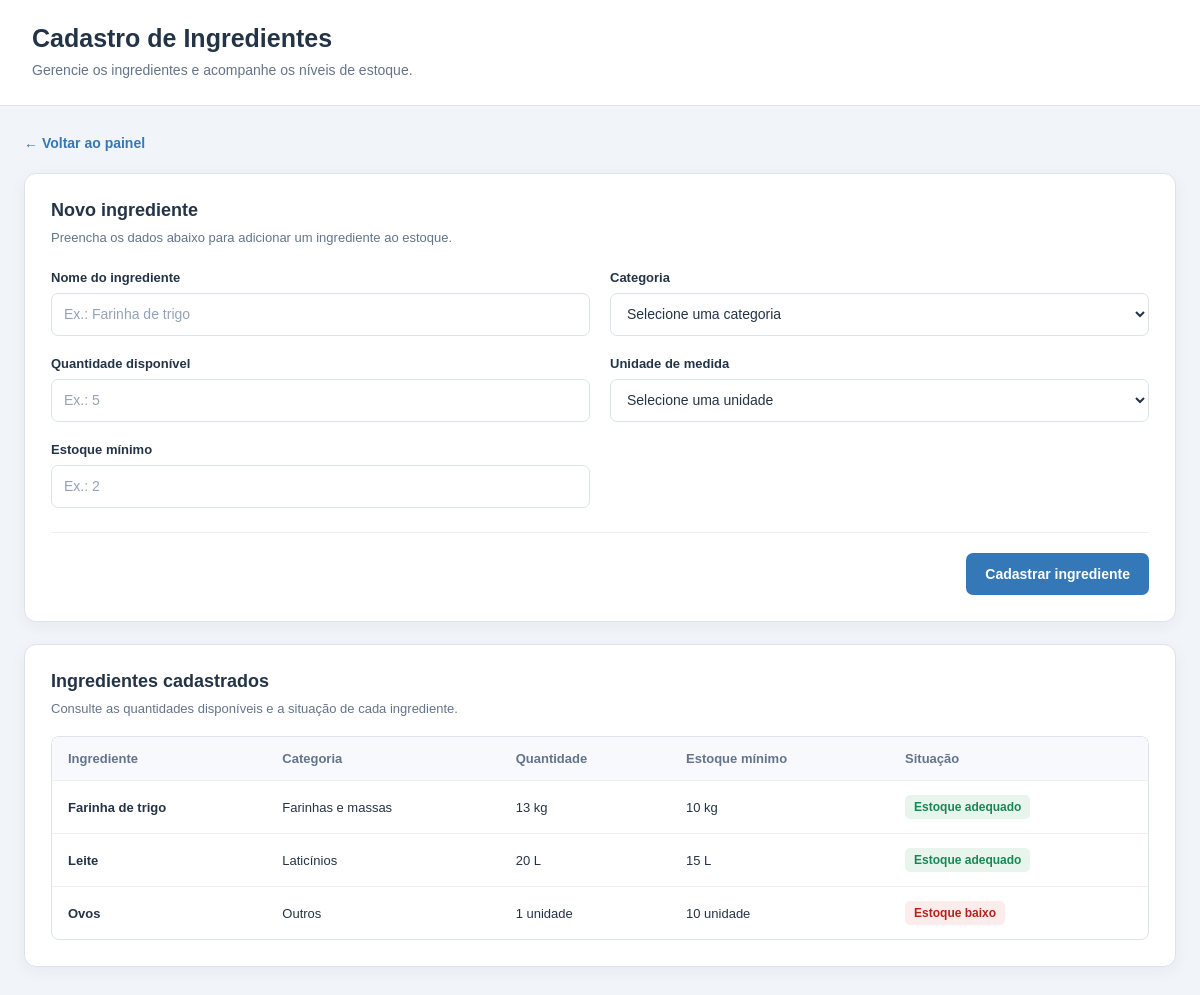
Screenshot of /ingredientes with the database file from the repository.
### tables this page shows
CREATE TABLE ingredientes (
                id INTEGER PRIMARY KEY AUTOINCREMENT,
                nome TEXT NOT NULL,
                categoria TEXT NOT NULL,
                quantidade REAL NOT NULL,
                unidade TEXT NOT NULL,
                minimo REAL NOT NULL
            );

### app.py (the view, shortened to what this page needs)
@app.route("/ingredientes", methods=["GET", "POST"])
def ingredientes():
    mensagem = ""
    with conectar_banco() as conexao:
        lista_ingredientes = conexao.execute(
            "SELECT * FROM ingredientes ORDER BY nome"
        ).fetchall()
    return render_template(
        "ingredientes.html",
        ingredientes=lista_ingredientes,
        mensagem=mensagem
    )

### app.py (called while the page is built)
def conectar_banco():
    conexao = sqlite3.connect(CAMINHO_BANCO)
    conexao.row_factory = sqlite3.Row
    conexao.execute("PRAGMA foreign_keys = ON")
    return conexao

### templates/ingredientes.html (shortened to what this page needs)
<!DOCTYPE html>
<html lang="pt-br">
<head>
</head>
<body>
    <header>
        <div class="cabecalho-conteudo">
            <h1>Cadastro de Ingredientes</h1>
            <p>Gerencie os ingredientes e acompanhe os níveis de estoque.</p>
        </div>
    </header>
    <main>
        <a class="voltar" href="/">← Voltar ao painel</a>
        <section class="secao">
            <div class="secao-cabecalho">
                <h2>Novo ingrediente</h2>
                <p class="descricao">
                    Preencha os dados abaixo para adicionar um ingrediente ao estoque.
                </p>
            </div>
            <form action="/ingredientes" method="POST" id="formIngrediente">
                <div class="campos">
                    <div class="campo">
                        <label for="nome">Nome do ingrediente</label>
                        <input
                            type="text"
                            id="nome"
                            name="nome"
                            placeholder="Ex.: Farinha de trigo"
                            maxlength="100"
                            required
                        >
                    </div>
                    <div class="campo">
                        <label for="categoria">Categoria</label>
                        <select id="categoria" name="categoria" required>
                            <option value="">Selecione uma categoria</option>
                        </select>
                    </div>
                    <div class="campo">
                        <label for="quantidade">Quantidade disponível</label>
                        <input
                            type="number"
                            id="quantidade"
                            name="quantidade"
                            min="0"
                            step="any"
                            placeholder="Ex.: 5"
                            required
                        >
                    </div>
                    <div class="campo">
                        <label for="unidade">Unidade de medida</label>
                        <select id="unidade" name="unidade" required>
                            <option value="">Selecione uma unidade</option>
                        </select>
                    </div>
                    <div class="campo">
                        <label for="minimo">Estoque mínimo</label>
                        <input
                            type="number"
                            id="minimo"
                            name="minimo"
                            min="0"
                            step="any"
                            placeholder="Ex.: 2"
                            required
                        >
                    </div>
                </div>
                <div class="acoes-formulario">
                    <button type="submit">Cadastrar ingrediente</button>
                </div>
            </form>
        </section>
        <section class="secao">
            <div class="lista-cabecalho">
                <div class="secao-cabecalho">
                    <h2>Ingredientes cadastrados</h2>
                    <p class="descricao">
                        Consulte as quantidades disponíveis e a situação de cada ingrediente.
                    </p>
                </div>
            </div>
            {% if ingredientes %}
            <div class="tabela-container">
                <table class="tabela">
                    <thead>
                        <tr>
                            <th>Ingrediente</th>
                            <th>Categoria</th>
                            <th>Quantidade</th>
                            <th>Estoque mínimo</th>
                            <th>Situação</th>
                        </tr>
                    </thead>
                    <tbody>
                        {% for ingrediente in ingredientes %}
                        <tr>
                            <td class="nome-ingrediente">
                                {{ ingrediente.nome }}
                            </td>
                            <td>{{ ingrediente.categoria }}</td>
                            <td>
                                {{ "%g"|format(ingrediente.quantidade) }}
                                {{ ingrediente.unidade }}
                            </td>
                            <td>
                                {{ "%g"|format(ingrediente.minimo) }}
                                {{ ingrediente.unidade }}
                            </td>
                            <td>
                                {% if ingrediente.quantidade <= ingrediente.minimo %}
                                <span class="situacao alerta">Estoque baixo</span>
                                {% else %}
                                <span class="situacao adequado">Estoque adequado</span>
                                {% endif %}
                            </td>
                        </tr>
                        {% endfor %}
                    </tbody>
                </table>
            </div>
            {% else %}
            <div class="vazio">
                Nenhum ingrediente cadastrado ainda.
                <br>
                Utilize o formulário acima para adicionar o primeiro ingrediente.
            </div>
            {% endif %}
        </section>
    </main>
</body>
</html>

### templates/ingredientes.html (style rules this page uses)
* { box-sizing: border-box; }
:root { --azul: #3478B8; --azul-hover: #28669F; --azul-escuro: #243447; --fundo: #F1F4F8; --branco: #FFFFFF; --texto: #243447; --texto-suave: #64748B; --borda: #DCE3EB; --verde: #198754; --verde-claro: #E7F5EC; --vermelho: #B42318; --vermelho-claro: #FDECEC; --sombra: 0 4px 16px rgba(36, 52, 71, 0.05); }
body { margin: 0; font-family: Arial, sans-serif; background: var(--fundo); color: var(--texto); }
header { background: var(--branco); border-bottom: 1px solid var(--borda); padding: 24px 32px; }
.cabecalho-conteudo { max-width: 1200px; margin: 0 auto; }
header h1 { margin: 0 0 7px; font-size: 25px; font-weight: 700; color: var(--azul-escuro); }
header p { margin: 0; color: var(--texto-suave); font-size: 14px; line-height: 1.5; }
main { max-width: 1200px; margin: 28px auto; padding: 0 24px; }
.voltar { display: inline-flex; align-items: center; margin-bottom: 22px; color: var(--azul); text-decoration: none; font-size: 14px; font-weight: 600; }
.secao { background: var(--branco); padding: 26px; border: 1px solid var(--borda); border-radius: 12px; margin-bottom: 22px; box-shadow: var(--sombra); }
.secao-cabecalho { margin-bottom: 22px; }
.secao h2 { margin: 0 0 7px; color: var(--azul-escuro); font-size: 18px; }
.descricao { margin: 0; color: var(--texto-suave); font-size: 13px; line-height: 1.5; }
.campos { display: grid; grid-template-columns: repeat(2, minmax(0, 1fr)); gap: 20px; }
.campo { min-width: 0; }
label { display: block; margin-bottom: 8px; color: var(--texto); font-size: 13px; font-weight: 600; }
input, select { display: block; width: 100%; min-height: 43px; padding: 11px 12px; border: 1px solid var(--borda); border-radius: 7px; font-family: inherit; font-size: 14px; color: var(--texto); background: var(--branco); transition: border-color 0.2s, box-shadow 0.2s; }
input::placeholder { color: #94A3B8; }
.acoes-formulario { display: flex; justify-content: flex-end; margin-top: 24px; padding-top: 20px; border-top: 1px solid #EDF0F4; }
button { min-height: 42px; padding: 11px 19px; border: none; border-radius: 7px; background: var(--azul); color: var(--branco); font-family: inherit; font-size: 14px; font-weight: 600; cursor: pointer; transition: background 0.2s; }
.lista-cabecalho { display: flex; align-items: center; justify-content: space-between; gap: 16px; margin-bottom: 18px; }
.lista-cabecalho .secao-cabecalho { margin-bottom: 0; }
.tabela-container { width: 100%; overflow-x: auto; border: 1px solid var(--borda); border-radius: 8px; }
.tabela { width: 100%; border-collapse: collapse; text-align: left; }
.tabela th, .tabela td { padding: 14px 16px; border-bottom: 1px solid #EDF0F4; font-size: 13px; vertical-align: middle; white-space: nowrap; }
.tabela th { background: #F7F9FC; color: var(--texto-suave); font-weight: 600; }
.tabela td { color: var(--texto); }
.tabela tbody tr:last-child td { border-bottom: none; }
.nome-ingrediente { font-weight: 600; }
.situacao { display: inline-block; padding: 5px 9px; border-radius: 5px; font-size: 12px; font-weight: 600; }
.alerta { color: var(--vermelho); background: var(--vermelho-claro); }
.adequado { color: var(--verde); background: var(--verde-claro); }

### rows the page displays
ingredientes: nome "Farinha de trigo", categoria "Farinhas e massas", quantidade "13", unidade "kg", minimo "10", shows "Estoque adequado"
ingredientes: nome "Leite", categoria "Laticínios", quantidade "20", unidade "L", minimo "15", shows "Estoque adequado"
ingredientes: nome "Ovos", categoria "Outros", quantidade "1", unidade "unidade", minimo "10", shows "Estoque baixo"
